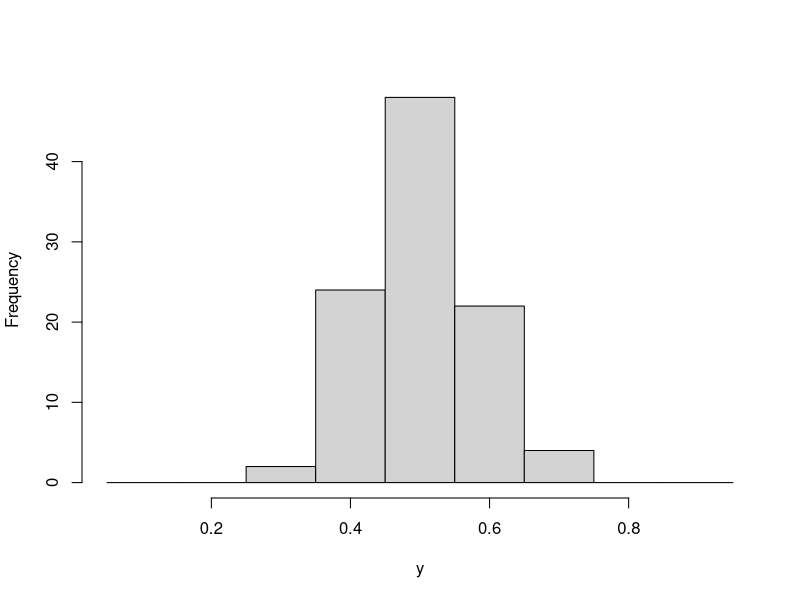
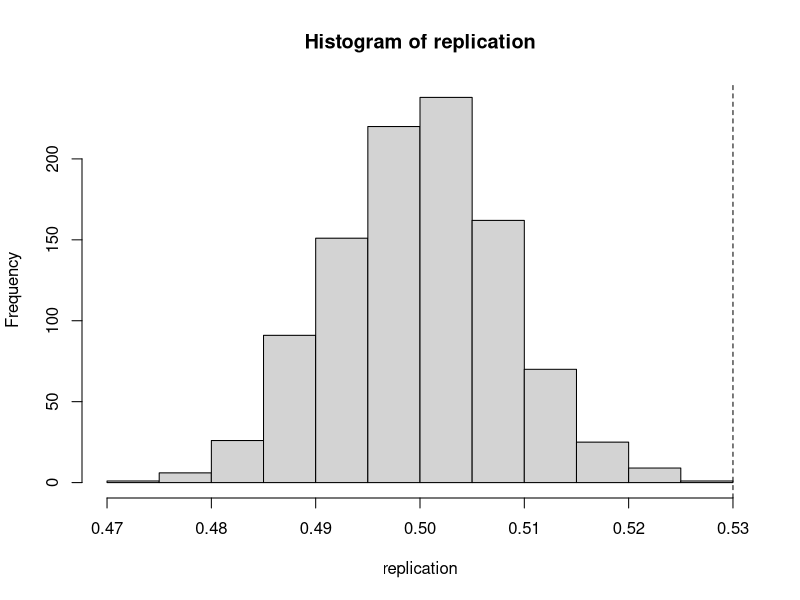
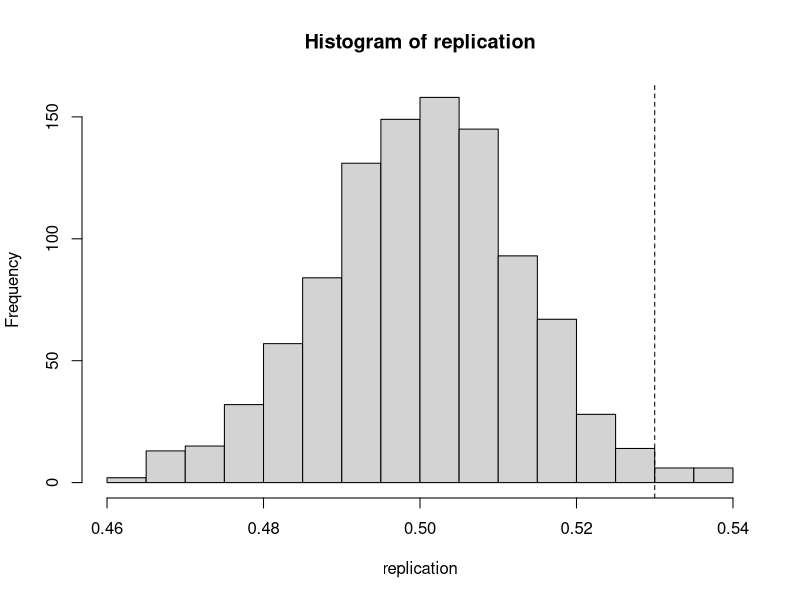
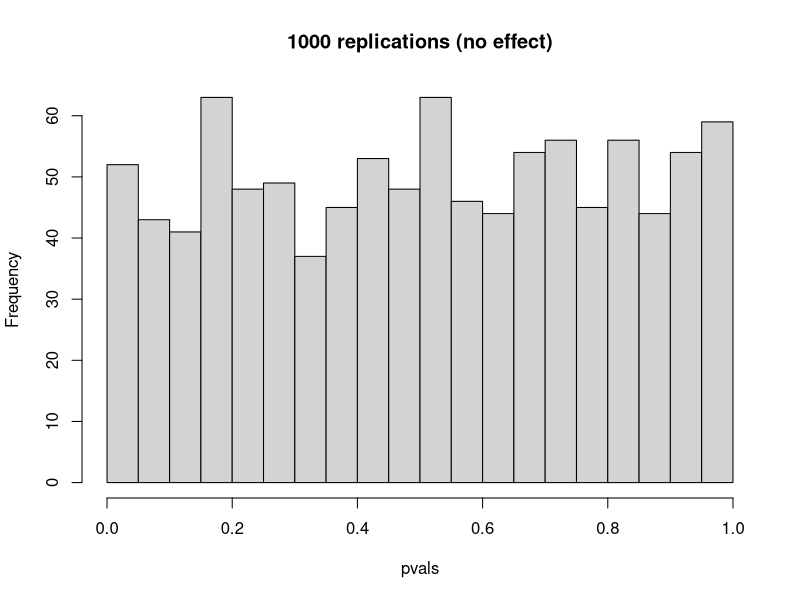
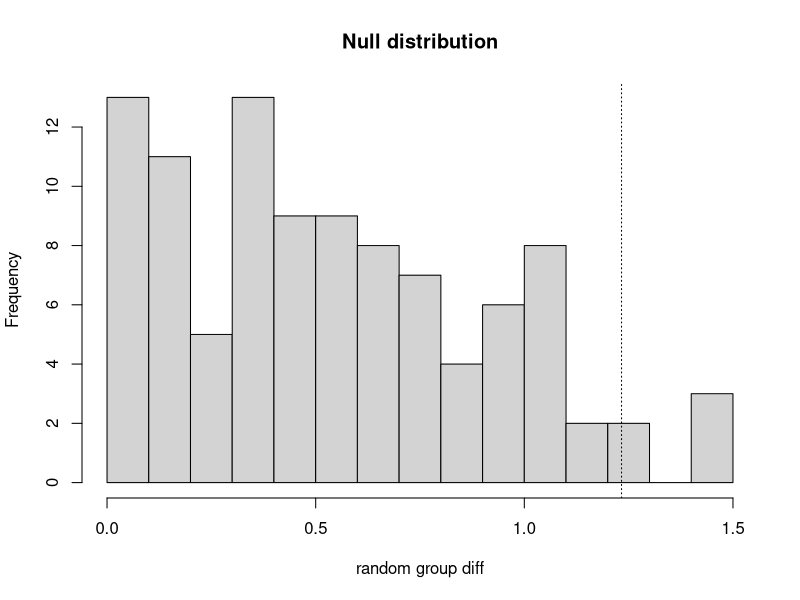
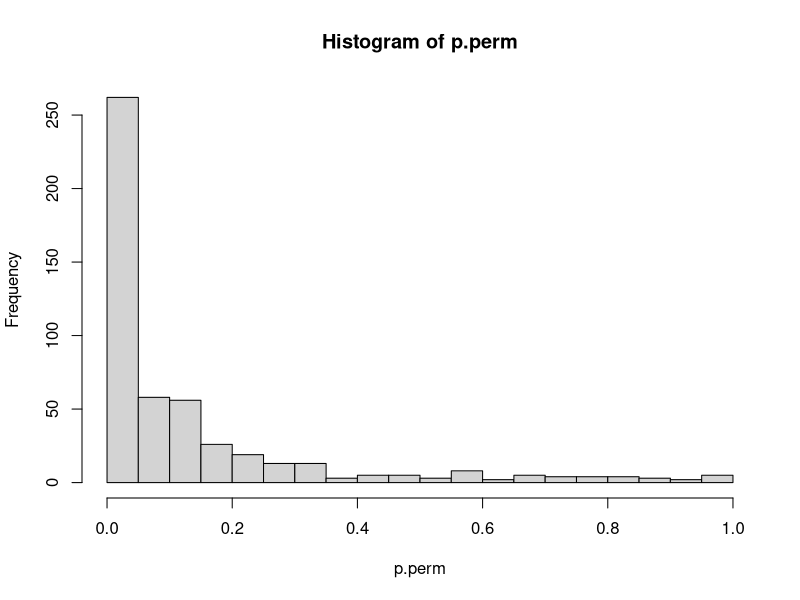

Generate these figures, in order, with R:
#### Statistical Inference part 1 - understanding p-values
####
#### this script accompanies the slide deck at github.com/ABindoff/R_tutorials/statistical_inference.html




#### slide 5


# setting the seed for the random number generator
# assures reproducibility
set.seed(42)  

# 36 trials with p = 0.5 chance of guessing correctly
bem <- function(n = 100, trials = 36){
  y <- replicate(n, rbinom(trials, 1, prob = 0.5))
  colMeans(y)
}
y <- bem(n = 100)

####

hist(y, main = "", breaks = seq(0.05, 1, by = 0.1))


#### slide 7

# initialise a vector to store results of our t-tests
y <- replicate(1000, bem(n = 100, trials = 36))
replication <- colMeans(y)

hist(replication)
abline(v = 0.53, lty = 2)

####

bem2 <- function(){
  y <- bem(n = 40, trials = 12)
  y <- c(y, bem(n = 60, trials = 18))
  return(y)
}

y <- replicate(1000, bem2())
replication <- colMeans(y)

hist(replication)
abline(v = 0.53, lty = 2)
cat("\n", sum(replication >.53),
    " out of 1000 replications with mean correct responses > .53")

pvals <- apply(y, 2, function(z) t.test(z-0.5)$p.val)

hist(pvals, breaks = 20, main = "1000 replications (no effect)")

####

set.seed(10)
B0 <- 3
B1 <- 1.25
epsilon <- function(){rnorm(12, mean = 0, sd = 1)}
x1 <- c(rep(0, 6), rep(1, 6))

y <- function(){B0 + B1*x1 + epsilon()}
data <- data.frame(y = round(y(), 1), x1 = factor(x1))

#### slide 13

data


#### slide 14

t.test(y ~ x1, data, var.equal = TRUE)
cat("\n\nDifference in group means = ", mean(data$y[7:12] - data$y[1:6]))





####

shuffle <- function(y){
  n <- length(y)
  ydot <- sample(y, n, replace = FALSE)
  y1 <- ydot[1:floor(n/2)]
  y2 <- ydot[(floor(n/2)+1):n]
  abs(mean(y1)-mean(y2))
}
set.seed(1)
permute <- replicate(100, shuffle(data$y), simplify = "array")

hist(permute, breaks = 20, xlab = "random group diff", main = "Null distribution")
abline(v = 1.233, lty = "dotted")


####

p.val.perm <- function(){
  k <- y()         # run experiment again (random draws from generating model)
  obs.diff <- abs(mean(k[7:12]-k[1:6]))  # calculate observed difference of means
  perm <- replicate(100, shuffle(k))     # permute ("shuffle") 100 times and calculate observed differences
  mean(perm >= obs.diff)       # what proportion of permutations >= observed difference from experiment
}

p.perm <- replicate(500, p.val.perm())   # repeat experiment 500 times, storing p-value each time
mean(p.perm < .05) 

#### slide 18

hist(p.perm, breaks = 20)
